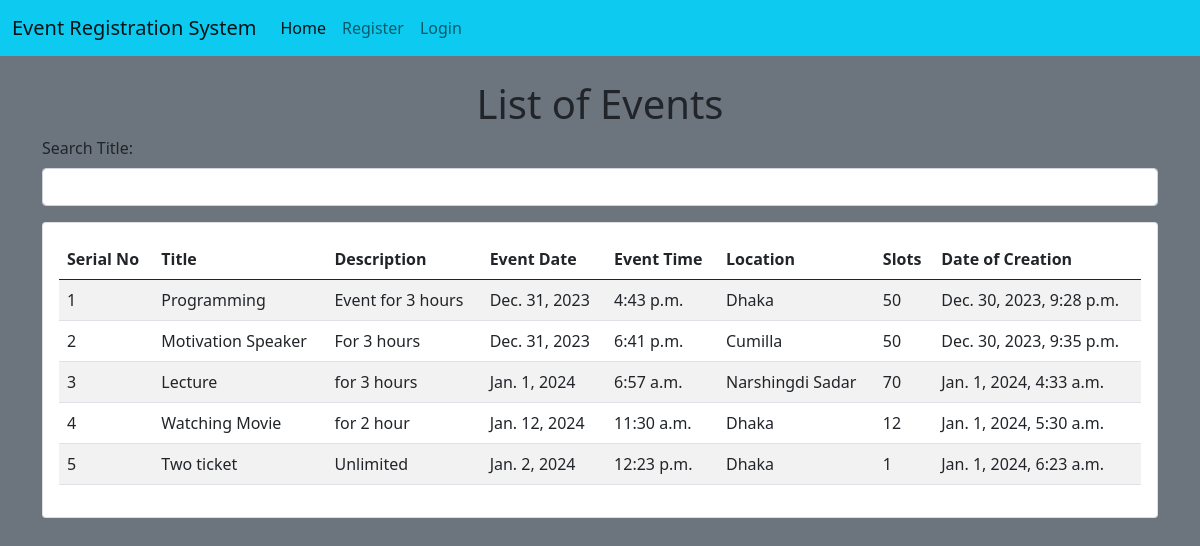
/, run on an earlier commit of the app's database.
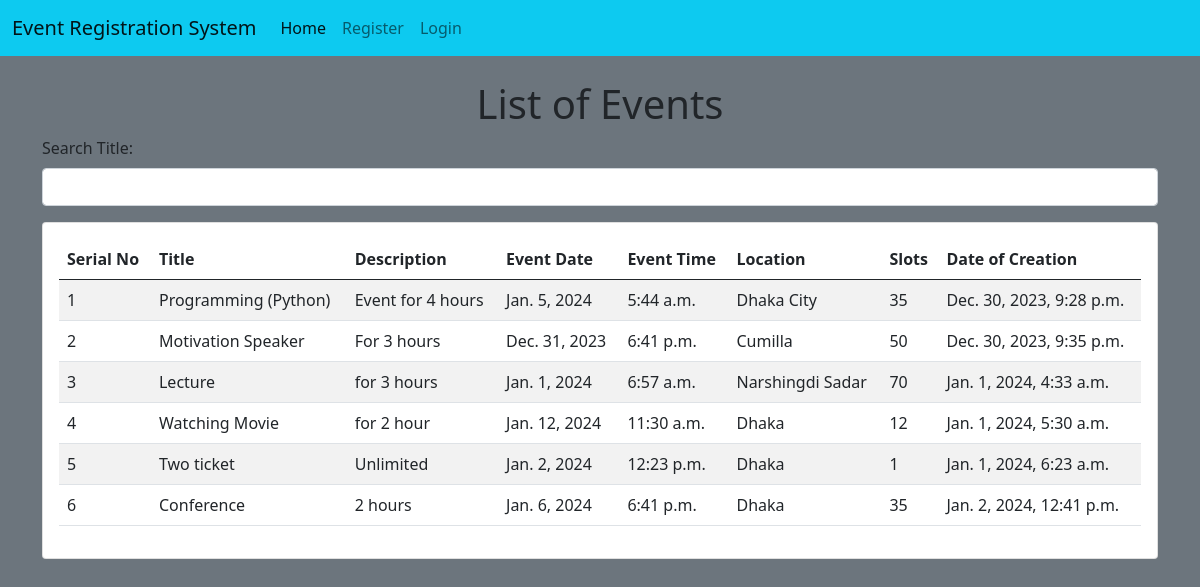
And on a later commit of the database.
### events/models.py (models this page shows)
class Event(models.Model):
    title = models.CharField(max_length=100)
    description = models.CharField(max_length=200)
    event_date = models.DateField()
    event_time = models.TimeField(max_length=150)
    location_name = models.CharField(max_length=150)
    slot = models.IntegerField()
    created_at = models.DateTimeField(auto_now_add=True)

### events/views.py (the view)
# urls.py: 2. Add a URL to urlpatterns:  path('', views.home, name='home')
def home(request):
    event = Event.objects.all().values()
    template = loader.get_template('dashboard.html')
    context = {
        "event": event,
    }
    return HttpResponse(template.render(context, request))

### events/templates/dashboard.html (shortened to what this page needs)
{% extends "master.html" %}
{% block content %}
{% include "navbar.html" %}
<h1 class="text-center mt-4">List of Events</h1>
<div class="container">
    <div class="mb-3">
        <label for="searchTitle" class="form-label">Search Title:</label>
        <input type="text" class="form-control" id="searchTitle">
    </div>
    <div class="row">
        <div class="col-md-12">
            <div class="card">
                <div class="card-body">
                    <table class="table table-striped">
                        <thead>
                            <tr>
                                <th>Serial No</th>
                                <th>Title</th>
                                <th>Description</th>
                                <th>Event Date</th>
                                <th>Event Time</th>
                                <th>Location</th>
                                <th>Slots</th>
                                <th>Date of Creation</th>
                            </tr>
                        </thead>
                        <tbody>
                            {% for e in event %}
                                <tr>
                                    <td>{{ forloop.counter }}</td>
                                    <td>{{ e.title }}</td>
                                    <td>{{ e.description }}</td>
                                    <td>{{ e.event_date }}</td>
                                    <td>{{ e.event_time }}</td>
                                    <td>{{ e.location_name }}</td>
                                    <td>{{ e.slot }}</td>
                                    <td>{{ e.created_at }}</td>
                                </tr>
                            {% endfor %}
                        </tbody>
                    </table>
                </div>
            </div>
        </div>
    </div>
</div>
{% endblock %}

What changed in the data, as far as the page shows it:
changed Event: title "Programming" → "Programming (Python)"; description "Event for 3 hours" → "Event for 4 hours"; event_date "Dec. 31, 2023" → "Jan. 5, 2024"; event_time "4:43 p.m." → "5:44 a.m."; location_name "Dhaka" → "Dhaka City"; slot "50" → "35"
added Event: title "Conference", description "2 hours", event_date "Jan. 6, 2024", event_time "6:41 p.m.", location_name "Dhaka", slot "35", created_at "Jan. 2, 2024, 12:41 p.m."
